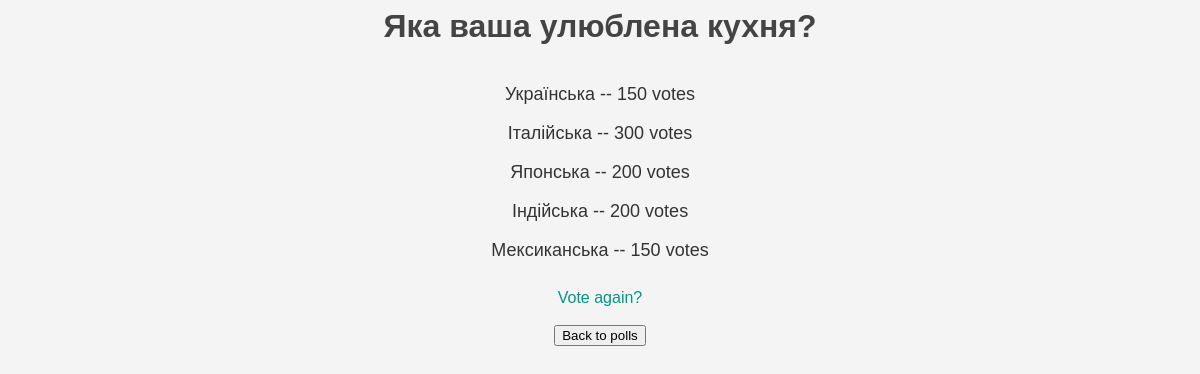
Screenshot of /polls/3/results/ with the database file from the repository.
### polls/models.py (models this page shows, shortened)
class Question(models.Model):
    question_text = models.CharField(max_length=200)
    pub_date = models.DateTimeField('date published')

class Choice(models.Model):
    question = models.ForeignKey(Question, on_delete=models.CASCADE)
    choice_text = models.CharField(max_length=200)
    votes = models.IntegerField(default=0)
    image = models.ImageField(upload_to='choices/', blank=True, null=True)

### polls/views.py (the view)
# urls.py: path('<int:pk>/results/', views.ResultsView.as_view(), name='results'),
class ResultsView(generic.DetailView):
    model = Question
    template_name = 'polls/results.html'

### polls/templates/polls/results.html (shortened to what this page needs)
{% load static %}
<link rel="stylesheet" href="{% static 'polls/style.css' %}">
<h1>{{ question.question_text }}</h1>
<div class="container">
  <div class="row">
    <div class="col-8">
      {% for choice in question.choice_set.all %}
        <div class="row">
          <div class="col-8">
            <p class="result-text">{{ choice.choice_text }} -- {{ choice.votes }} vote{{ choice.votes|pluralize }}</p>
          </div>
        </div>
      {% endfor %}
    </div>
  </div>
</div>
<a href="{% url 'polls:detail' question.id %}">Vote again?</a>
<form action="{% url 'polls:index' %}">
    <input type="submit" value="Back to polls">
</form>

### polls/static/polls/style.css (style rules this page uses)
h1 { color: #444; }
.container { display: flex; flex-direction: column; align-items: center; }
.result-text { font-size: 18px; margin-bottom: 10px; }
p { list-style-type: none; }
a { color: #009688; text-decoration: none; }

### rows the page displays
Question: question_text "Яка ваша улюблена кухня?"
Choice: choice_text "Українська", votes "150"
Choice: choice_text "Італійська", votes "300"
Choice: choice_text "Японська", votes "200"
Choice: choice_text "Індійська", votes "200"
Choice: choice_text "Мексиканська", votes "150"
